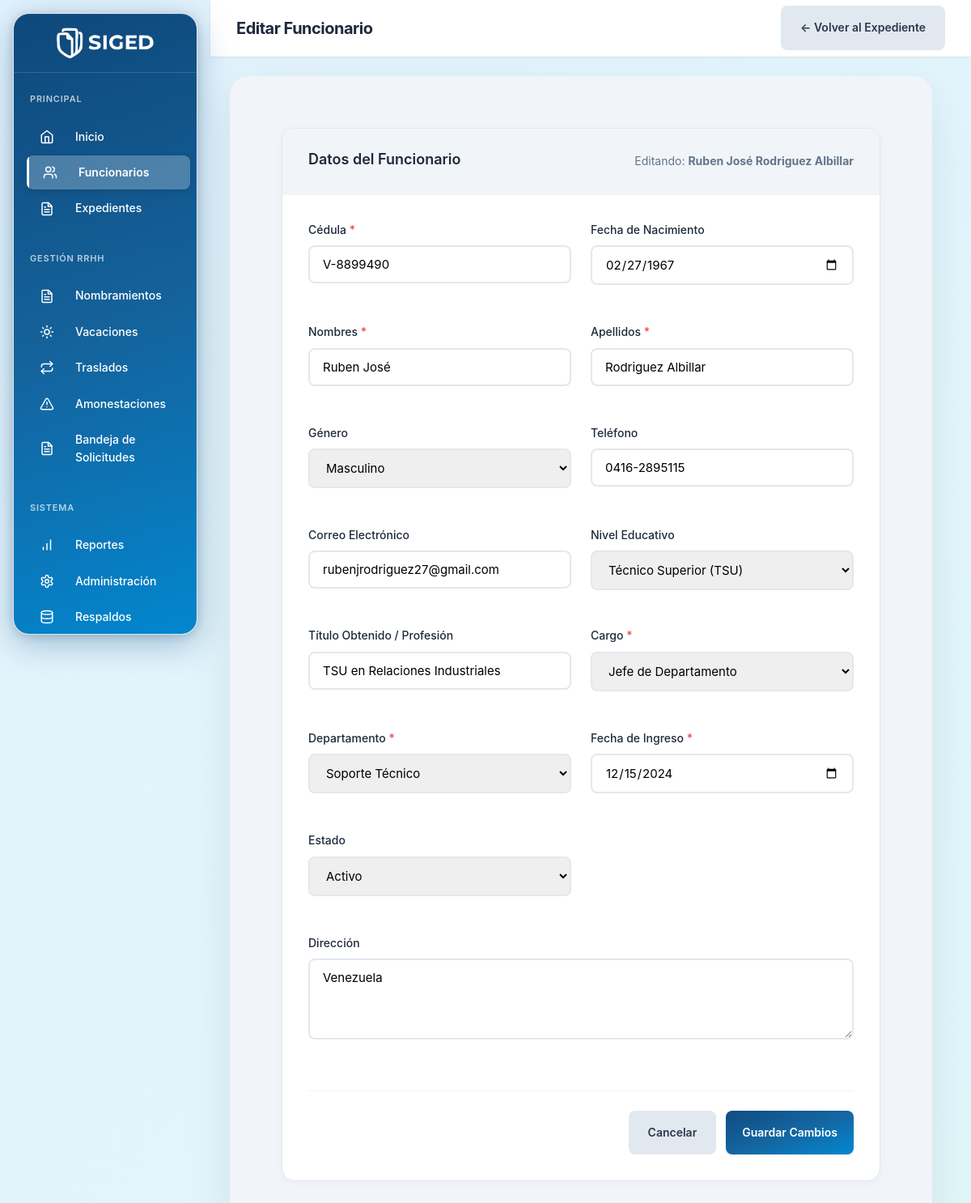
/vistas/funcionarios/editar.php?id=2 (signed in), run on an earlier commit of the app's database.
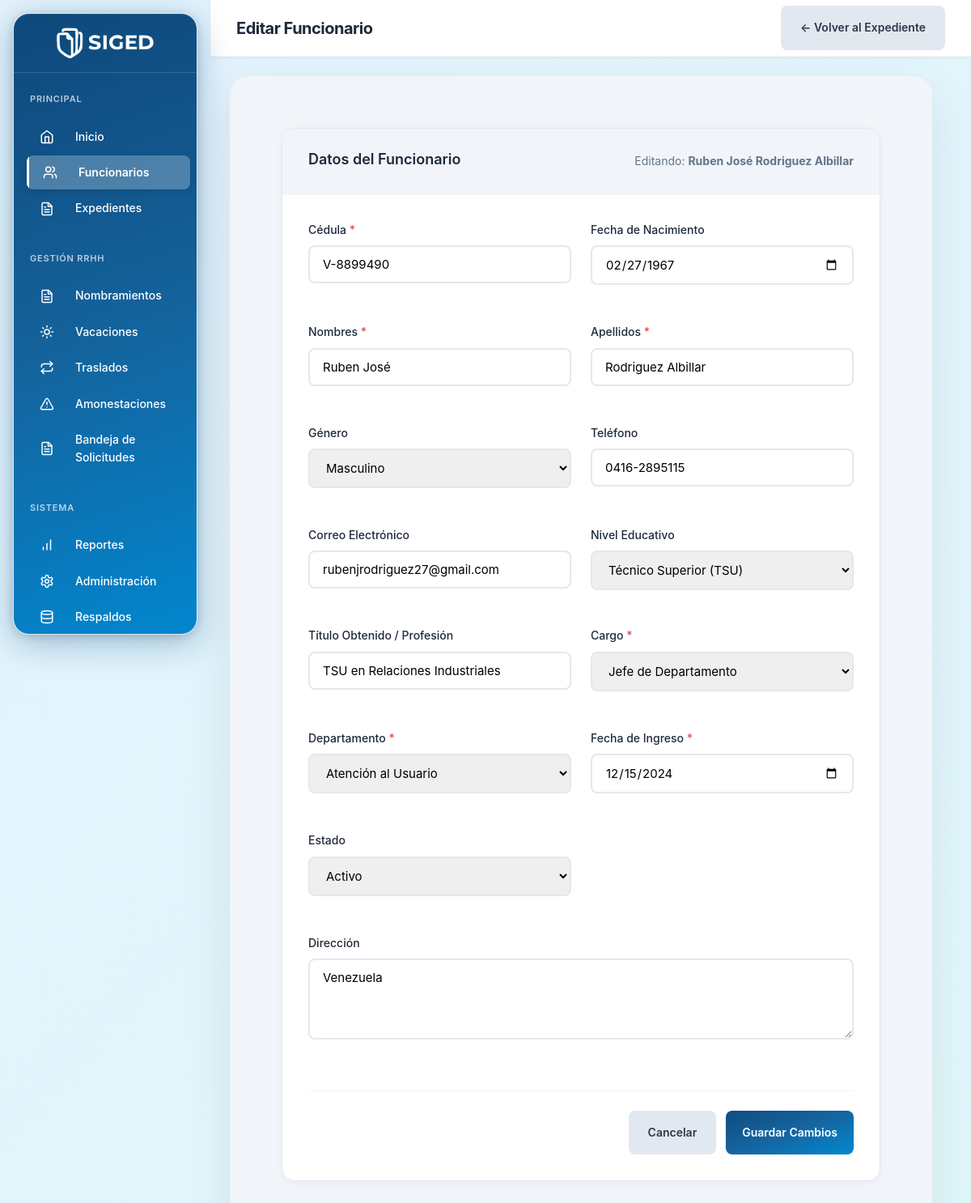
And on a later commit of the database.
### tables this page shows
CREATE TABLE `funcionarios` (
  `id` int(10) UNSIGNED NOT NULL,
  `cedula` varchar(20) NOT NULL,
  `nombres` varchar(100) NOT NULL,
  `apellidos` varchar(100) NOT NULL,
  `fecha_nacimiento` date DEFAULT NULL,
  `genero` enum('M','F','Otro') DEFAULT NULL,
  `telefono` varchar(20) DEFAULT NULL,
  `email` varchar(150) DEFAULT NULL,
  `direccion` text DEFAULT NULL,
  `nivel_educativo` enum('Primaria','Bachiller','TSU','Universitario','Postgrado','Maestría','Doctorado') DEFAULT NULL,
  `titulo_obtenido` varchar(200) DEFAULT NULL,
  `fecha_ingreso_admin_publica` date DEFAULT NULL,
  `cantidad_hijos` tinyint(3) UNSIGNED DEFAULT 0,
  `cargo_id` int(10) UNSIGNED NOT NULL,
  `departamento_id` int(10) UNSIGNED NOT NULL,
  `fecha_ingreso` date NOT NULL,
  `foto` varchar(255) DEFAULT 'default-avatar.png',
  `estado` enum('activo','vacaciones','reposo','inactivo') DEFAULT 'activo',
  `created_at` timestamp NOT NULL DEFAULT current_timestamp(),
  `updated_at` timestamp NOT NULL DEFAULT current_timestamp() ON UPDATE current_timestamp()
);

CREATE TABLE `cargos` (
  `id` int(10) UNSIGNED NOT NULL,
  `nombre_cargo` varchar(100) NOT NULL,
  `nivel_acceso` tinyint(4) NOT NULL COMMENT '1=Admin Total, 2=Operativo, 3=Solo Lectura',
  `descripcion` text DEFAULT NULL,
  `created_at` timestamp NOT NULL DEFAULT current_timestamp()
);

CREATE TABLE `departamentos` (
  `id` int(10) UNSIGNED NOT NULL,
  `nombre` varchar(150) NOT NULL,
  `descripcion` text DEFAULT NULL,
  `estado` enum('activo','inactivo') DEFAULT 'activo',
  `created_at` timestamp NOT NULL DEFAULT current_timestamp(),
  `updated_at` timestamp NOT NULL DEFAULT current_timestamp() ON UPDATE current_timestamp()
);

### config/database.php (called while the page is built, shortened)
<?php
function necesitaSSL(): bool
{
    $localHosts = ['localhost', '127.0.0.1', '::1'];
    return !in_array(strtolower(DB_HOST), $localHosts, true);
}
class Database
{
    private static $instance = null;
    private $conn;
    private function __construct()
    {
        try {
            $dsn = sprintf(
                'mysql:host=%s;port=%s;dbname=%s;charset=%s',
                DB_HOST, DB_PORT, DB_NAME, DB_CHARSET
            );
            $options = [
                PDO::ATTR_ERRMODE            => PDO::ERRMODE_EXCEPTION,
                PDO::ATTR_DEFAULT_FETCH_MODE => PDO::FETCH_ASSOC,
                PDO::ATTR_EMULATE_PREPARES   => false,
            ];
            $this->conn = new PDO($dsn, DB_USER, DB_PASS, $options);
        } catch (PDOException $e) {
            error_log('SIGED DB Error: ' . $e->getMessage());
            http_response_code(500);
            exit('Error de conexión a la base de datos. Contacte al administrador.');
        }
    }
    public static function getInstance(): self
    {
        if (self::$instance === null) {
            self::$instance = new self();
        }
        return self::$instance;
    }
    public function getConnection(): PDO
    {
        return $this->conn;
    }
}
function getDB(): PDO
{
    return Database::getInstance()->getConnection();
}

### modelos/Funcionario.php (called while the page is built, shortened)
<?php
require_once __DIR__ . '/../config/database.php';
class Funcionario {
    private $db;
    public function __construct() {
        $this->db = getDB();
    }
    public function obtenerPorId($id) {
        $stmt = $this->db->prepare("
            SELECT
                f.*,
                TIMESTAMPDIFF(YEAR, f.fecha_nacimiento, CURDATE()) AS edad,
                TIMESTAMPDIFF(YEAR, f.fecha_ingreso, CURDATE()) AS antiguedad_anos,
                c.nombre_cargo,
                c.nivel_acceso,
                d.nombre AS departamento
            FROM funcionarios f
            INNER JOIN cargos c ON f.cargo_id = c.id
            INNER JOIN departamentos d ON f.departamento_id = d.id
            WHERE f.id = ?
        ");
        $stmt->execute([$id]);
        return $stmt->fetch();
    }
}

### vistas/funcionarios/editar.php (the view, shortened to what the rows shown need)
<?php
require_once __DIR__ . '/../../config/database.php';
require_once __DIR__ . '/../../config/seguridad.php';
require_once __DIR__ . '/../../modelos/Funcionario.php';
$id = (int)($_GET['id'] ?? 0);
$modeloFuncionario = new Funcionario();
$funcionario = $modeloFuncionario->obtenerPorId($id);
$errores = [];
$db           = getDB();
$departamentos = $db->query("SELECT * FROM departamentos WHERE estado = 'activo' ORDER BY nombre")->fetchAll();
$cargos        = $db->query("SELECT * FROM cargos ORDER BY nivel_acceso, nombre_cargo")->fetchAll();
function fieldClass(string $campo, array $errores): string {
    return isset($errores[$campo]) ? 'form-control is-invalid' : 'form-control';
}
function val(string $campo, array $funcionario): string {
    return htmlspecialchars($_POST[$campo] ?? $funcionario[$campo] ?? '');
}
?>
<!DOCTYPE html>
<html lang="es">
<head>
    <link rel="stylesheet" href="<?php echo APP_URL; ?>/publico/css/estilos.css">
</head>
<body>
    <?php include __DIR__ . '/../layout/sidebar.php'; ?>
    <div class="main-content">
        <header class="header">
            <div class="header-left">
                <h1 class="page-title">Editar Funcionario</h1>
            </div>
        </header>
        <div class="content-wrapper">
            <div class="card">
                <div class="card-header">
                    <h2 class="card-title">Datos del Funcionario</h2>
                    <p class="card-subtitle">Editando: <strong><?php echo htmlspecialchars($funcionario['nombres'] . ' ' . $funcionario['apellidos']); ?></strong></p>
                </div>
                <div style="padding: 32px;">
                    <form id="formEditar" method="POST" action="" novalidate>
                        <div class="form-grid">
                            <div class="form-group">
                                <label for="cedula">Cédula <span class="required">*</span></label>
                                <input type="text" id="cedula" name="cedula"
                                    class="<?php echo fieldClass('cedula',$errores); ?>"
                                    value="<?php echo val('cedula', $funcionario); ?>"
                                    autocomplete="off" required>
                                <div class="field-feedback <?php echo isset($errores['cedula']) ? 'error' : ''; ?>" id="fb-cedula">
                                </div>
                            </div>
                            <div class="form-group">
                                <label for="fecha_nacimiento">Fecha de Nacimiento</label>
                                <input type="date" id="fecha_nacimiento" name="fecha_nacimiento"
                                    class="<?php echo fieldClass('fecha_nacimiento',$errores); ?>"
                                    max="<?php echo date('Y-m-d', strtotime('-18 years')); ?>"
                                    value="<?php echo val('fecha_nacimiento', $funcionario); ?>">
                                <div class="field-feedback <?php echo isset($errores['fecha_nacimiento']) ? 'error' : ''; ?>" id="fb-fecha_nacimiento">
                                </div>
                            </div>
                            <div class="form-group">
                                <label for="nombres">Nombres <span class="required">*</span></label>
                                <input type="text" id="nombres" name="nombres"
                                    class="<?php echo fieldClass('nombres',$errores); ?>"
                                    value="<?php echo val('nombres', $funcionario); ?>" required>
                                <div class="field-feedback <?php echo isset($errores['nombres']) ? 'error' : ''; ?>" id="fb-nombres">
                                </div>
                            </div>
                            <div class="form-group">
                                <label for="apellidos">Apellidos <span class="required">*</span></label>
                                <input type="text" id="apellidos" name="apellidos"
                                    class="<?php echo fieldClass('apellidos',$errores); ?>"
                                    value="<?php echo val('apellidos', $funcionario); ?>" required>
                                <div class="field-feedback <?php echo isset($errores['apellidos']) ? 'error' : ''; ?>" id="fb-apellidos">
                                </div>
                            </div>
                            <div class="form-group">
                                <label for="genero">Género</label>
                                <select id="genero" name="genero" class="form-control">
                                    <option value="M"    <?php echo ($_POST['genero'] ?? $funcionario['genero']) == 'M'    ? 'selected' : ''; ?>>Masculino</option>
                                </select>
                                <div class="field-feedback" id="fb-genero"></div>
                            </div>
                            <div class="form-group">
                                <label for="telefono">Teléfono</label>
                                <input type="tel" id="telefono" name="telefono"
                                    class="<?php echo fieldClass('telefono',$errores); ?>"
                                    placeholder="0412-1234567"
                                    value="<?php echo val('telefono', $funcionario); ?>">
                                <div class="field-feedback <?php echo isset($errores['telefono']) ? 'error' : ''; ?>" id="fb-telefono">
                                </div>
                            </div>
                            <div class="form-group">
                                <label for="email">Correo Electrónico</label>
                                <input type="email" id="email" name="email"
                                    class="<?php echo fieldClass('email',$errores); ?>"
                                    value="<?php echo val('email', $funcionario); ?>">
                                <div class="field-feedback <?php echo isset($errores['email']) ? 'error' : ''; ?>" id="fb-email">
                                </div>
                            </div>
                            <div class="form-group">
                                <label for="nivel_educativo">Nivel Educativo</label>
                                <select id="nivel_educativo" name="nivel_educativo" class="form-control">
                                    <option value="TSU" <?php echo ($_POST['nivel_educativo'] ?? $funcionario['nivel_educativo']) == 'TSU' ? 'selected' : ''; ?>>Técnico Superior (TSU)</option>
                                </select>
                            </div>
                            <div class="form-group">
                                <label for="titulo_obtenido">Título Obtenido / Profesión</label>
                                <input type="text" id="titulo_obtenido" name="titulo_obtenido"
                                    class="form-control"
                                    placeholder="Ej: Ing. Informática, Lic. en Administración..."
                                    value="<?php echo val('titulo_obtenido', $funcionario); ?>">
                            </div>
                            <div class="form-group">
                                <label for="cargo_id">Cargo <span class="required">*</span></label>
                                <select id="cargo_id" name="cargo_id"
                                    class="<?php echo fieldClass('cargo_id',$errores); ?>" required>
                                    <?php foreach ($cargos as $cargo): ?>
                                        <option value="<?php echo $cargo['id']; ?>"
                                            <?php echo ($_POST['cargo_id'] ?? $funcionario['cargo_id']) == $cargo['id'] ? 'selected' : ''; ?>>
                                            <?php echo htmlspecialchars($cargo['nombre_cargo']); ?>
                                        </option>
                                    <?php endforeach; ?>
                                </select>
                                <div class="field-feedback <?php echo isset($errores['cargo_id']) ? 'error' : ''; ?>" id="fb-cargo_id">
                                </div>
                            </div>
                            <div class="form-group">
                                <label for="departamento_id">Departamento <span class="required">*</span></label>
                                <select id="departamento_id" name="departamento_id"
                                    class="<?php echo fieldClass('departamento_id',$errores); ?>" required>
                                    <?php foreach ($departamentos as $dept): ?>
                                        <option value="<?php echo $dept['id']; ?>"
                                            <?php echo ($_POST['departamento_id'] ?? $funcionario['departamento_id']) == $dept['id'] ? 'selected' : ''; ?>>
                                            <?php echo htmlspecialchars($dept['nombre']); ?>
                                        </option>
                                    <?php endforeach; ?>
                                </select>
                                <div class="field-feedback <?php echo isset($errores['departamento_id']) ? 'error' : ''; ?>" id="fb-departamento_id">
                                </div>
                            </div>
                            <div class="form-group">
                                <label for="fecha_ingreso">Fecha de Ingreso <span class="required">*</span></label>
                                <input type="date" id="fecha_ingreso" name="fecha_ingreso"
                                    class="<?php echo fieldClass('fecha_ingreso',$errores); ?>"
                                    max="<?php echo date('Y-m-d'); ?>"
                                    value="<?php echo val('fecha_ingreso', $funcionario); ?>" required>
                                <div class="field-feedback <?php echo isset($errores['fecha_ingreso']) ? 'error' : ''; ?>" id="fb-fecha_ingreso">
                                </div>
                            </div>
                            <div class="form-group">
                                <label for="estado">Estado</label>
                                <select id="estado" name="estado" class="form-control">
                                    <option value="activo"    <?php echo ($_POST['estado'] ?? $funcionario['estado']) == 'activo'    ? 'selected' : ''; ?>>Activo</option>
                                </select>
                                <div class="field-feedback" id="fb-estado"></div>
                            </div>
                            <div class="form-group form-grid-full">
                                <label for="direccion">Dirección</label>
                                <textarea id="direccion" name="direccion" class="form-control"><?php echo val('direccion', $funcionario); ?></textarea>
                                <div class="field-feedback" id="fb-direccion"></div>
                            </div>
                        </div>
                    </form>
                </div>
            </div>
        </div>
    </div>
</body>
</html>

What changed in the data, as far as the page shows it:
changed funcionarios "Ruben José Rodriguez Albillar": departamento_id "Soporte Técnico" → "Atención al Usuario"
